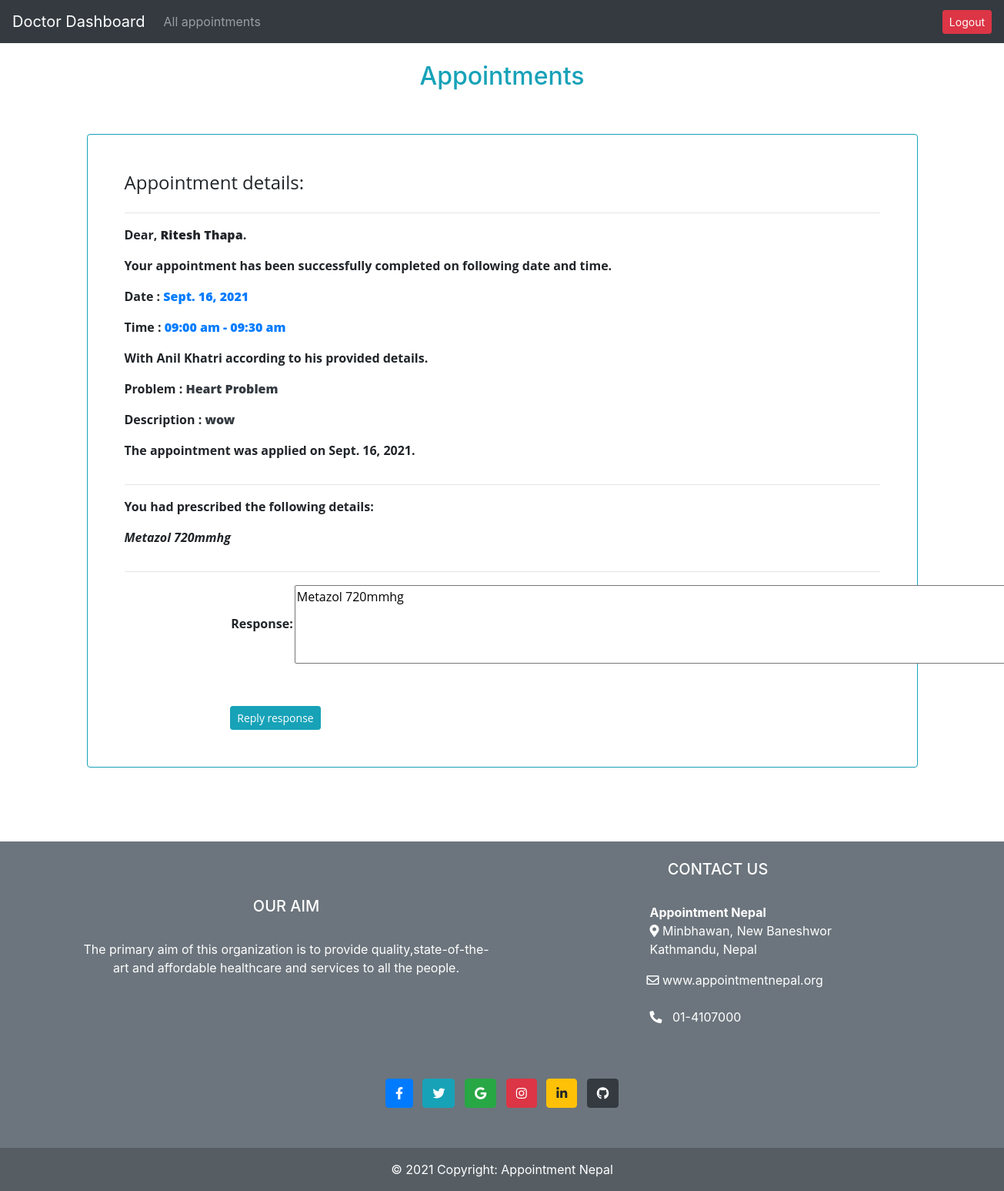
Screenshot of /doctorsapp/appdetail/7 with the database file from the repository.
### mainapp/models.py (models this page shows, shortened)
class Appointment (models.Model):
    user= models.ForeignKey(User,on_delete=models.CASCADE)
    name=models.CharField(max_length=200, null=True)
    phonenumber=models.CharField(max_length=15, null=True)
    email=models.EmailField( null=True)
    age=models.PositiveIntegerField( null=True)
    address=models.CharField(max_length=200, null=True)
    desc=models.TextField( null=True)
    date=models.DateField(null=True)
    time= models.CharField(max_length=20, null=True,choices=times )
    seen=models.BooleanField(default=False)
    response=models.TextField(null=True)
    doctor=models.ForeignKey(DoctorUser,on_delete=models.CASCADE, null=True)
    applied_date=models.DateField(auto_now_add=True, blank=True, null=True)

### accounts/models.py (models this page shows, shortened)
class DoctorUser(models.Model):
    user = models.OneToOneField(User, on_delete=models.CASCADE, related_name='doctor')
    dob= models.DateField(null=True)
    total_experience_years= models.PositiveIntegerField(null=True)
    address= models.CharField(max_length=255, null=True)
    contact= models.CharField(max_length=10, null=True)
    maximum_degree= models.ImageField(upload_to='doctors_degree',null=False)
    specilization=models.ForeignKey(Specilization,null=False, on_delete=models.CASCADE)
    profile_pic= models.ImageField(upload_to='doctors_pics', null=True, blank=True)
    admin_approve=models.BooleanField(default=False)

class Specilization(models.Model):
    specilization_type=models.CharField(max_length=255, null=False)
    problem_related=models.CharField(max_length=255, null=False)

### doctorsapp/views.py (the view)
# urls.py: path('appdetail/<int:id>',views.appdetail, name='appdetail'),
def appdetail(request,id):
    appointment=Appointment.objects.get(id=id)
    form=AppointmentForm(instance=appointment)
    if request.method == 'POST':
        form=AppointmentForm(request.POST,instance=appointment)
        if form.is_valid():
            form.save()
            messages.add_message(request, messages.SUCCESS, 'Detail updated!')
            return redirect('doctorsapp:doctorhome')
    context={
        'appointment':appointment,
        'form':form
    }
    return render(request,'doctorsapp/detailappoint.html',context)

### mainapp/forms.py
class AppointmentForm(ModelForm):
    class Meta:
        model=Appointment
        widgets = {
            'response': forms.Textarea(attrs={'cols': 100, 'rows': 4}),
        }
        fields=['response']

### doctorsapp/templates/doctorsapp/detailappoint.html (shortened to what this page needs)
{% extends 'doctorsapp/layout.html' %}
{% load static %}
{% block content %}
<br>
<h2 class="text-center text-info">Appointments</h2>
<br>
<div class="ok container my-3">
  <div class="container">
    <div class="border border-info card p-5 my-4 ">
        <h4>
            Appointment details:
        </h4><hr>
        <p>Dear, <b>{{appointment.doctor.user.first_name}} {{appointment.doctor.user.last_name}}</b>.</p>
        <p class='text-left'>Your appointment has been successfully completed on following date and time.</p>
            <p >Date : <b class='text-primary'>{{appointment.date}}</b></p>
            <p >Time : <b class='text-primary'>{{appointment.time}}</b></p>
        <p>With  {{appointment.user.first_name}} {{appointment.user.last_name}}</b> according to his provided details.</p>
            <p >Problem : <b class='text-dark'>{{appointment.doctor.specilization.problem_related}}</b></p>
            <p >Description : <b class='text-dark'>{{appointment.desc}}</b></p>
        <p>The appointment was applied on {{appointment.applied_date}}.</p><hr>
        {% if not appointment.response == None%}
        <p>You had prescribed the following details:</p>
        <p><i>{{appointment.response}}</i></p><hr>
        {% endif%}
        <div class="col-lg-9 mx-auto ">
            <form method="POST">
                <table>
                    {{form.as_table}}
                </table>
                <button type="submit" class="btn btn-info mt-5 btn-sm" onclick="return confirm('Confirm Update')">Reply response</button>
            </form>
        </div>
    </div>
    </div>
  </div>
<br> <br> <br>
{% include 'mainapp/footer.html' %}
{% endblock %}

### statics/mainapp/css/navbar.css (style rules this page uses)
* { overflow-x: wrap; }
.ok { font-family: 'Open Sans', sans-serif; font-size: 1em; font-weight: bold; }

### rows the page displays
Appointment: doctor.user.first_name "Ritesh", doctor.user.last_name "Thapa", date "Sept. 16, 2021", time "09:00 am - 09:30 am", user.first_name "Anil", user.last_name "Khatri", doctor.specilization.problem_related "Heart Problem", desc "wow", applied_date "Sept. 16, 2021", response "Metazol 720mmhg"
